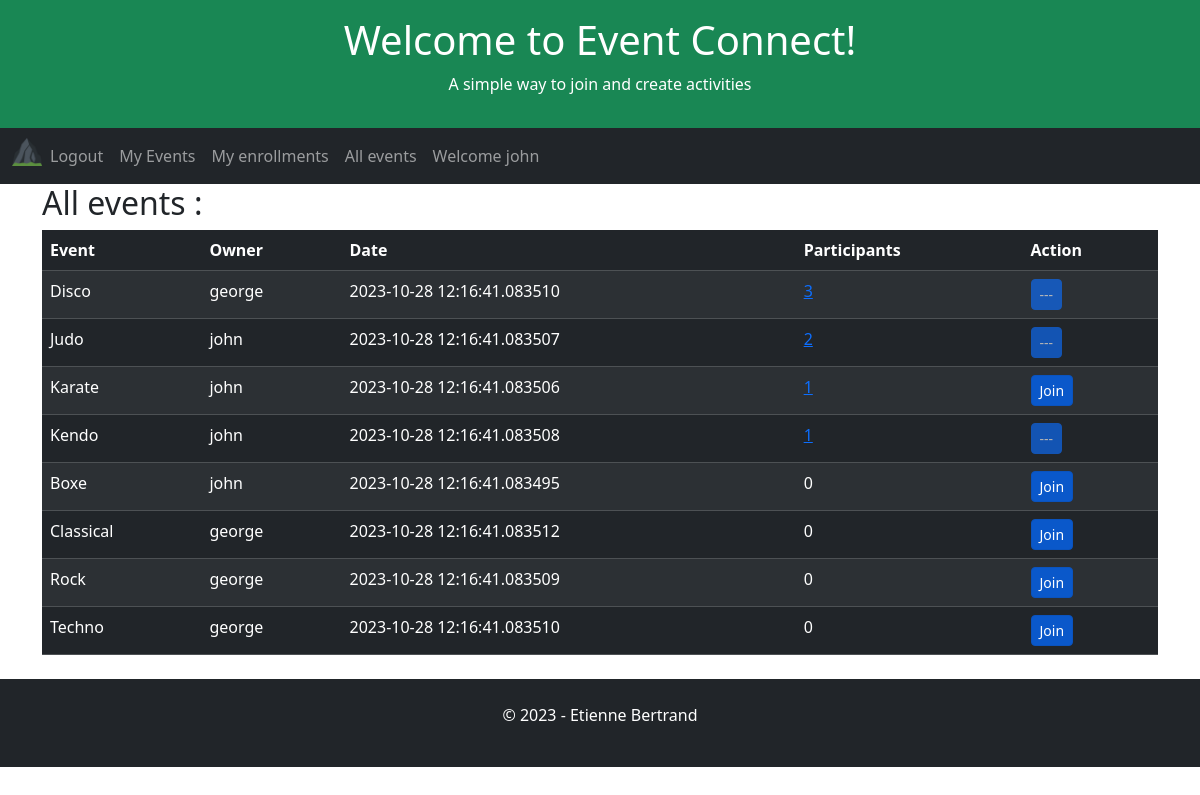
/all-events (signed in), run on the app's committed database.
### app/models.py (models this page shows, shortened)
class User(UserMixin, db.Model):
    id = db.Column(db.Integer, primary_key=True)
    username = db.Column(db.String(64), index=True, unique=True)
    email = db.Column(db.String(120), index=True, unique=True)
    password_hash = db.Column(db.String(128))

class Event(db.Model):
    id = db.Column(db.Integer, primary_key=True)
    user_id = db.Column(db.Integer, db.ForeignKey('user.id', name='fk_event_user'), nullable=False)
    title = db.Column(db.String(255), nullable=False)
    date = db.Column(db.DateTime, index=True, default=datetime.utcnow)

### app/routes.py (the view)
@app.route('/all-events', methods=['GET', 'POST', 'UPDATE'])
@login_required
def allEvents():
    global appName, appSlogan, appTitle, db
    userEnrollmentsAlias = alias(Enrollment)
    allEvents = db.session.query(
        Event.user_id,
        Event.id,
        User.username.label("owner"),
        Event.date,
        Event.title,
        userEnrollmentsAlias.c.user_id.label('can_join'),
        func.count(Enrollment.user_id).label('participants')
    ).outerjoin(User, Event.user_id == User.id
    ).outerjoin(Enrollment, Event.id == Enrollment.event_id
    ).outerjoin(userEnrollmentsAlias, and_(userEnrollmentsAlias.c.user_id == current_user.id, Event.id == userEnrollmentsAlias.c.event_id)
    ).group_by(
        Event.user_id,
        Event.date,
        Event.title,
        userEnrollmentsAlias.c.user_id
    ).order_by(
         func.count(Enrollment.user_id).label('participants').desc(),
         Event.title
    ).all()
    return render_template(
        'all-events.html',
        appName=appName,
        appTitle=appTitle,
        appSlogan=appSlogan,
        allEvents=allEvents
    )

### app/__init__.py (called while the page is built)
    def _fk_pragma_on_connect(dbapi_con, con_record):  # noqa
        dbapi_con.execute('pragma foreign_keys=ON')

### app/models.py (called while the page is built)
@login.user_loader
def load_user(id):
    return User.query.get(int(id))

### app/templates/all-events.html (shortened to what this page needs)
{% extends "home.html" %}
{% block content %}
    <h2>All events :</h2>
        <table class="table table-dark table-hover table-striped">
            <thead>
            <tr>
                <th>Event</th>
                <th>Owner</th>
                <th>Date</th>
                <th>Participants</th>
                <th>Action</th>
            </tr>
            </thead>
            <tbody>
                {% for event in allEvents %}
                    <tr>
                        <td>{{ event.title }}</td>
                        <td>{{ event.owner }}</td>
                        <td>{{ event.date }}</td>
                        {% if event.participants > 0 %}
                        <td><a href="{{ url_for('eventEnrollments') }}/{{event.id}}" aria-pressed="true">{{ event.participants }}</a></td>
                        {% else %}
                        <td>{{ event.participants }}</td>
                    {% endif %}
                        <td>
                            <form method="POST" action="{{ url_for('enrollment')}}">
                                {% if event.can_join == None %}
                                <button type="submit" class="btn btn-primary btn-sm active" role="button" aria-pressed="true">Join</button>
                                {% else %}
                                <button type="submit" class="btn btn-primary btn-sm disabled" role="button" aria-pressed="true">---</button>
                                {% endif %}
                            </form>
                        </td>
                    </tr>
                {% endfor %}
            </tbody>
        </table>
{% endblock %}

### app/templates/home.html (shortened to what this page needs)
<!DOCTYPE html>
<html lang="en">
<head>
    <link href="https://cdn.jsdelivr.net/npm/bootstrap@5.3.2/dist/css/bootstrap.min.css" rel="stylesheet">
</head>
<body>
    <div class="p-3 bg-success text-white text-center">
    {% if appTitle %}
        <h1>{{ appTitle }}</h1>
        {% else %}
        <h1>hard coded appTitle xyz</h1>
    {% endif %}
    {% if appSlogan %}
        <p>{{ appSlogan }}</p>
        {% else %}
        <p>hard coded appSlogan xyz</p>
    {% endif %}
    </div>
    <nav class="navbar navbar-expand-lg bg-dark navbar-dark">
        <div class="container-fluid">
            <div class="collapse navbar-collapse" id="navbarNav">
            <ul class="navbar-nav">
                <li class="nav-item">
                    <a class="nav-brand" href="{{ url_for('index') }}">
                        <img src="{{ url_for('static', filename='/favicon_io/favicon-32x32.png') }}" width="30" height="30" alt="">
                    </a>
                </li>
                {% if current_user.is_anonymous %}
                <li class="nav-item">
                <a class="nav-link" href="{{ url_for('login') }}">Login</a>
                </li>
                <li class="nav-item">
                    <a class="nav-link" href="{{ url_for('register') }}">Subscribe</a>
                </li>
                {% else %}
                <li class="nav-item">
                    <a class="nav-link" href="{{ url_for('logout') }}">Logout</a>
                </li>
                <li class="nav-item">
                    <a class="nav-link" href="{{ url_for('userEvents') }}">My Events</a>
                </li>
                <li class="nav-item">
                    <a class="nav-link" href="{{ url_for('userEnrollments') }}">My enrollments</a>
                <li class="nav-item">
                    <a class="nav-link" href="{{ url_for('allEvents') }}">All events</a>
                </li>
                <li class="nav-item">
                    <a class="nav-link" href="{{ url_for('index') }}">Welcome {{ current_user.username }}</a>
                </li>
                {% endif %}
            </ul>
            </div>
        </div>
    </nav>
    <div class="container">
        {% block content %}{% endblock %}
    </div>
    <div class="mt-4 p-4 bg-dark text-white text-center">
    <p>© 2023 - Etienne Bertrand</p>
    </div>
</body>
</html>

### data on the page
User: username "john"
Event: title "Disco", owner "george", date "2023-10-28 12:16:41.083510", participants "3"
Event: title "Judo", owner "john", date "2023-10-28 12:16:41.083507", participants "2"
Event: title "Karate", owner "john", date "2023-10-28 12:16:41.083506", participants "1", shows "Join"
Event: title "Kendo", owner "john", date "2023-10-28 12:16:41.083508", participants "1"
Event: title "Boxe", owner "john", date "2023-10-28 12:16:41.083495", participants "0", shows "Join"
Event: title "Classical", owner "george", date "2023-10-28 12:16:41.083512", participants "0", shows "Join"
Event: title "Rock", owner "george", date "2023-10-28 12:16:41.083509", participants "0", shows "Join"
Event: title "Techno", owner "george", date "2023-10-28 12:16:41.083510", participants "0", shows "Join"

### other printed values
{{ appTitle }} "Welcome to Event Connect!"
{{ appSlogan }} "A simple way to join and create activities"
